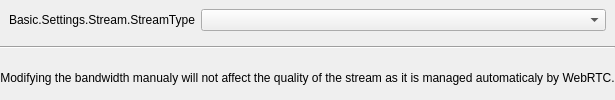
       <widget class="QWidget" name="streamPage">
        <layout class="QVBoxLayout" name="verticalLayout_5">
         <property name="leftMargin">
          <number>0</number>
         </property>
         <property name="topMargin">
          <number>0</number>
         </property>
         <property name="rightMargin">
          <number>0</number>
         </property>
         <property name="bottomMargin">
          <number>0</number>
         </property>
         <item>
          <widget class="QWidget" name="streamContainer" native="true">
           <property name="sizePolicy">
            <sizepolicy hsizetype="Preferred" vsizetype="Minimum">
             <horstretch>0</horstretch>
             <verstretch>0</verstretch>
            </sizepolicy>
           </property>
           <layout class="QVBoxLayout" name="verticalLayout_6">
            <property name="leftMargin">
             <number>0</number>
            </property>
            <property name="topMargin">
             <number>0</number>
            </property>
            <property name="rightMargin">
             <number>0</number>
            </property>
            <property name="bottomMargin">
             <number>0</number>
            </property>
            <item alignment="Qt::AlignTop">
             <widget class="QWidget" name="widget_5" native="true">
              <property name="sizePolicy">
               <sizepolicy hsizetype="Preferred" vsizetype="Maximum">
                <horstretch>0</horstretch>
                <verstretch>0</verstretch>
               </sizepolicy>
              </property>
              <layout class="QVBoxLayout" name="verticalLayout_7">
               <property name="leftMargin">
                <number>0</number>
               </property>
               <property name="topMargin">
                <number>0</number>
               </property>
               <property name="rightMargin">
                <number>0</number>
               </property>
               <property name="bottomMargin">
                <number>0</number>
               </property>
               <item>
                <widget class="QWidget" name="widget_6" native="true">
                 <layout class="QFormLayout" name="formLayout_8">
                  <property name="fieldGrowthPolicy">
                   <enum>QFormLayout::AllNonFixedFieldsGrow</enum>
                  </property>
                  <item row="0" column="0">
                   <widget class="QLabel" name="label_21">
                    <property name="minimumSize">
                     <size>
                      <width>170</width>
                      <height>0</height>
                     </size>
                    </property>
                    <property name="text">
                     <string>Basic.Settings.Stream.StreamType</string>
                    </property>
                    <property name="alignment">
                     <set>Qt::AlignRight|Qt::AlignTrailing|Qt::AlignVCenter</set>
                    </property>
                    <property name="buddy">
                     <cstring>streamType</cstring>
                    </property>
                   </widget>
                  </item>
                  <item row="0" column="1">
                   <widget class="QComboBox" name="streamType"/>
                  </item>
                 </layout>
                </widget>
               </item>
               <item>
                <widget class="Line" name="line">
                 <property name="orientation">
                  <enum>Qt::Horizontal</enum>
                 </property>
                </widget>
               </item>
              </layout>
             </widget>
            </item>
            <item>
             <layout class="QVBoxLayout" name="warning_layout">
              <item>
               <widget class="QLabel" name="warning_label">
                <property name="text">
                 <string>Modifying the bandwidth manualy will not affect the quality of the stream as it is managed automaticaly by WebRTC.</string>
                </property>
                <property name="alignment">
                 <set>Qt::AlignCenter</set>
                </property>
               </widget>
              </item>
             </layout>
            </item>
           </layout>
          </widget>
         </item>
        </layout>
       </widget>
